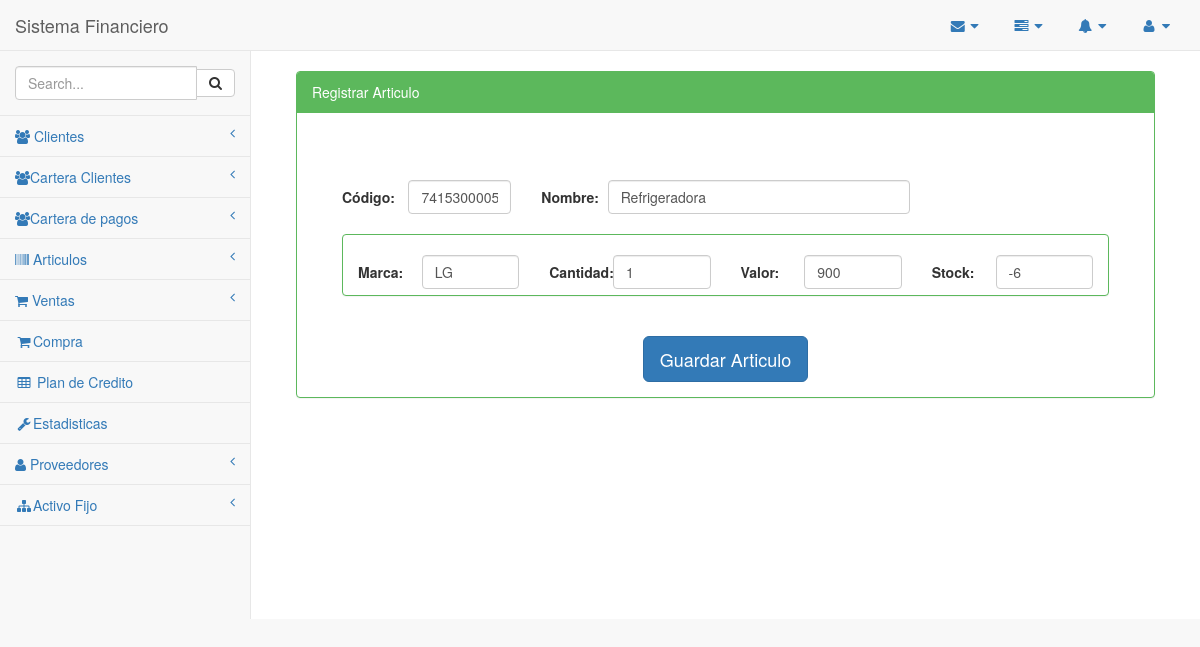
Page /Inventario/modificarInventario.php?ir=2 on the earlier database version.
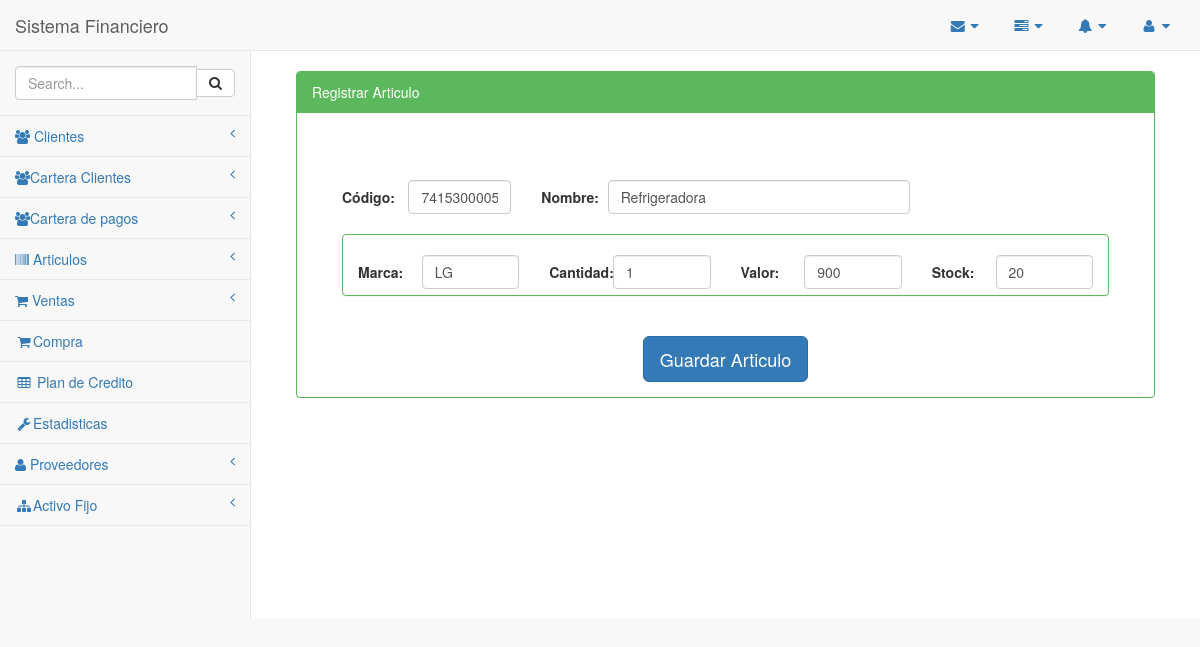
Same page on the later database version.
### tables this page shows
CREATE TABLE `inventario` (
  `idinventario` int(11) NOT NULL,
  `id_articulos` int(11) DEFAULT NULL,
  `stock` int(11) DEFAULT NULL,
  `stockMinimo` int(11) DEFAULT NULL,
  `pv` float DEFAULT NULL,
  `cant` int(11) DEFAULT NULL
);

### Inventario/modificarInventario.php (the view, shortened to what the changed rows need)
<?php
include_once '../Plantilla/encabezado.php';
$modi = $_GET['ir'];
?>
<div id="page-wrapper">
    <div class="container-fluid">
        <div class="row">
            <div class="col-md-12">
                <br/>
                <div class="panel panel-green">
                    <div class="panel-body">
                        <div class="row">
                            <div class="col-md-12" >
                                <div class="col-md-12">
                                    <form class="form-horizontal" action="" method="post" role="form">
                                                                                <?php
                                        include_once '../conexion/php_conexion.php';
                                        $sacar = mysqli_query($conexion, "SELECT*FROM articulos WHERE idarticulos='$modi'");
                                        while ($fila = mysqli_fetch_array($sacar)) {
                                            $codigo = $fila['codigo'];
                                            $nombre = $fila['nombre'];
                                            $cantidad = $fila['cantidad'];
                                            $valor = $fila['valor'];
                                            $marca = $fila['marca'];
                                            $sacar1 = mysqli_query($conexion, "SELECT*FROM inventario, articulos WHERE idinventario='$modi' and id_articulos=idarticulos");
                                            while ($fila = mysqli_fetch_array($sacar1)) {
                                                $stock = $fila['stock'];
                                                ?>
                                                <label class="col-md-1 control-label">Código:</label>
                                                <div class="col-md-2">
                                                    <input type="text" class="form-control" name="codigo" value="<?php echo $codigo; ?>">
                                                </div>
                                                <label class="col-md-1 control-label">Nombre:</label>
                                                <div class="col-md-5">
                                                    <input type="text" class="form-control" name="nombre" value="<?php echo $nombre; ?>">
                                                </div>
                                                <div class="col-md-12">
                                                    <br>
                                                    <div class="panel panel-green">
                                                        <br>
                                                        <label class="col-md-1 control-label">Marca:</label>
                                                        <div class="col-md-2">
                                                            <input type="text" class="form-control" name="marca" value="<?php echo $marca; ?>">
                                                        </div>
                                                        <label class="col-md-1 control-label">Cantidad:</label>
                                                        <div class="col-md-2">
                                                            <input type="number" min="0" class="form-control" name="cantidad" value="<?php echo $cantidad; ?>">
                                                        </div>
                                                        <label class="col-md-1 control-label">Valor:</label>
                                                        <div class="col-md-2">
                                                            <input type="number" min="0" class="form-control" name="valor" value="<?php echo $valor; ?>">
                                                        </div>
                                                        <label class="col-md-1 control-label">Stock:</label>
                                                        <div class="col-md-2">
                                                            <input type="number" min="0" class="form-control" name="stock" value="<?php echo $stock; ?>">
                                                        </div>
                                                        <br>
                                                        <br>
                                                    </div>
                                                </div>
                                    </form>
                                </div>
                                        <div class="form-group" align="center" >
                                            <div class="col-md-12">
                                                <br>
                                                <button type="submit" class="btn btn-primary btn-lg" name="btnEnviar">Guardar Articulo</button>
                                            </div>
                                        </div>
        <?php
    }
}
?>
                            </div>
                        </div>
                    </div>
                </div>
            </div>
        </div>
    </div>
</div>
<?php
include_once '../Plantilla/inferior.php';
?>

Differences in the rows shown:
changed inventario: stock "-6" → "20"
